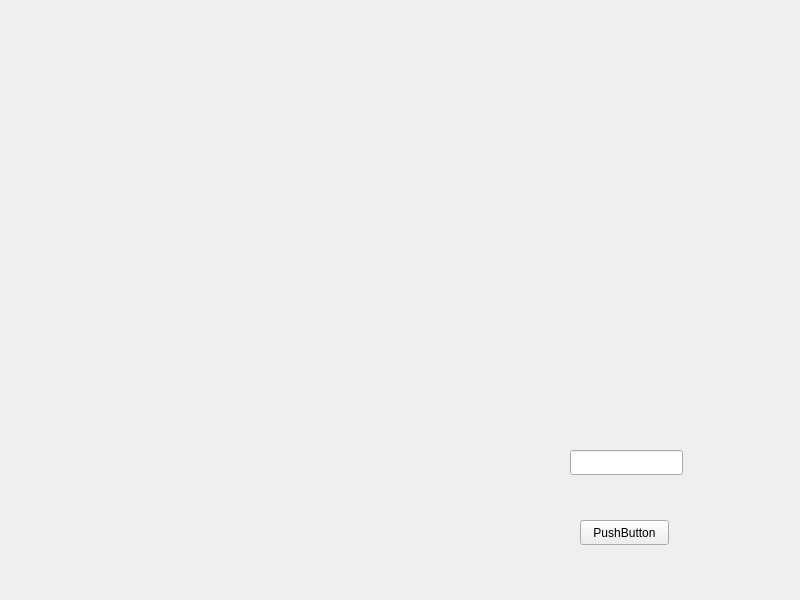
<?xml version="1.0" encoding="UTF-8"?>
<ui version="4.0">
 <class>DemoWidget</class>
 <widget class="QWidget" name="DemoWidget">
  <property name="geometry">
   <rect>
    <x>0</x>
    <y>0</y>
    <width>800</width>
    <height>600</height>
   </rect>
  </property>
  <property name="windowTitle">
   <string>DemoWidget</string>
  </property>
  <widget class="QLineEdit" name="lineEdit">
   <property name="geometry">
    <rect>
     <x>570</x>
     <y>450</y>
     <width>113</width>
     <height>25</height>
    </rect>
   </property>
  </widget>
  <widget class="QPushButton" name="pushButton">
   <property name="geometry">
    <rect>
     <x>580</x>
     <y>520</y>
     <width>89</width>
     <height>25</height>
    </rect>
   </property>
   <property name="text">
    <string>PushButton</string>
   </property>
  </widget>
  <widget class="QWidget" name="gridLayoutWidget">
   <property name="geometry">
    <rect>
     <x>10</x>
     <y>10</y>
     <width>541</width>
     <height>561</height>
    </rect>
   </property>
   <layout class="QGridLayout" name="rviz_layout"/>
  </widget>
 </widget>
 <resources/>
 <connections/>
</ui>
